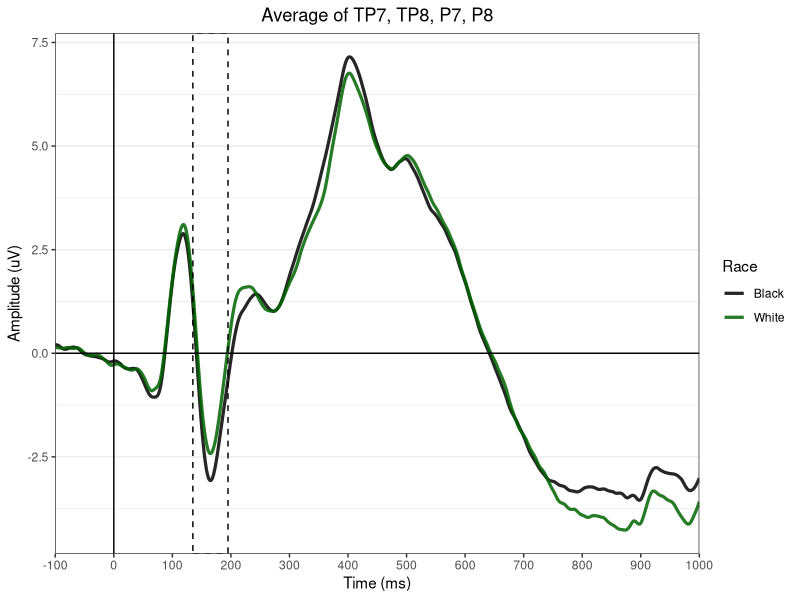
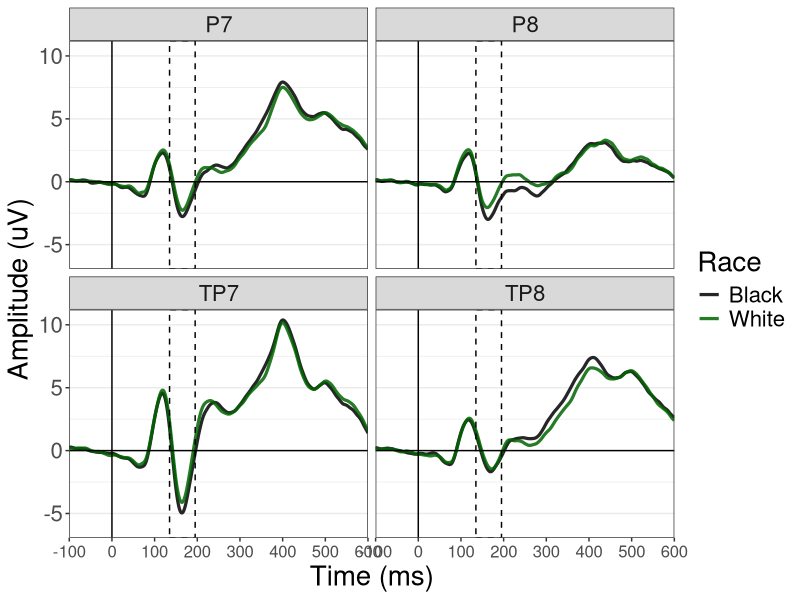
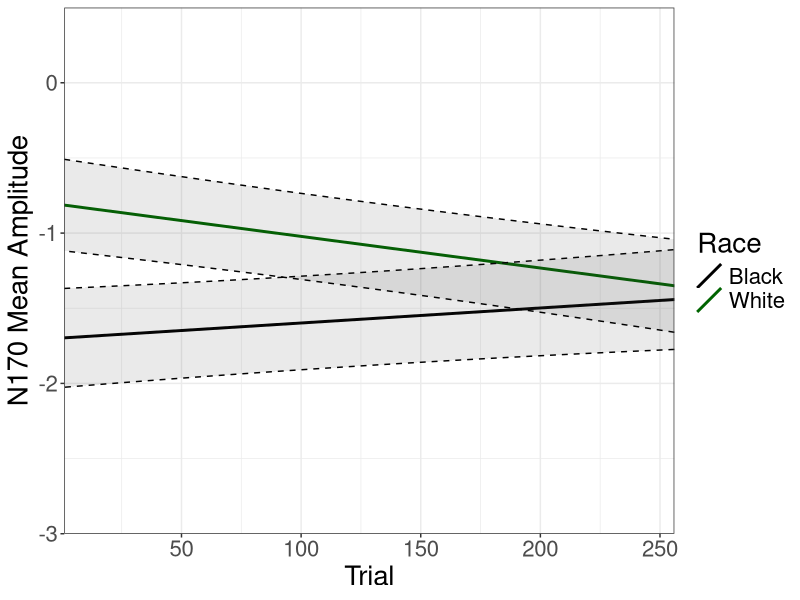
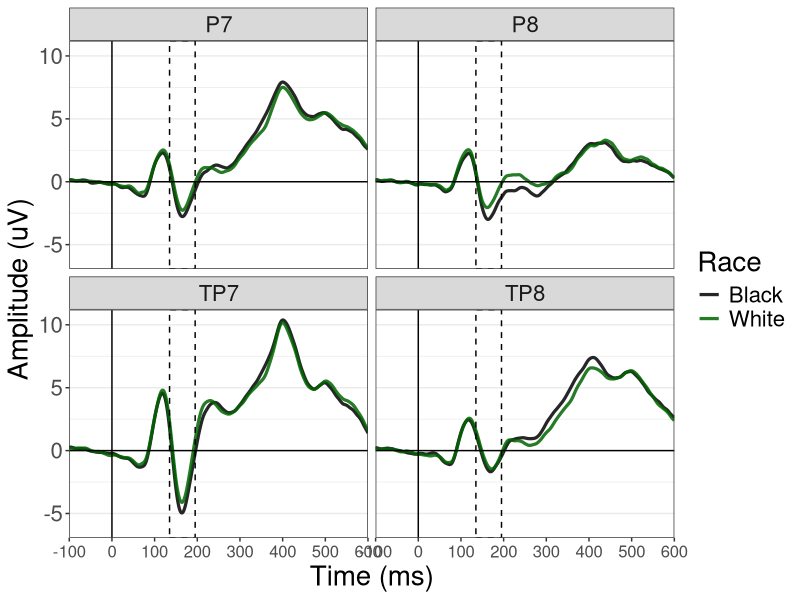
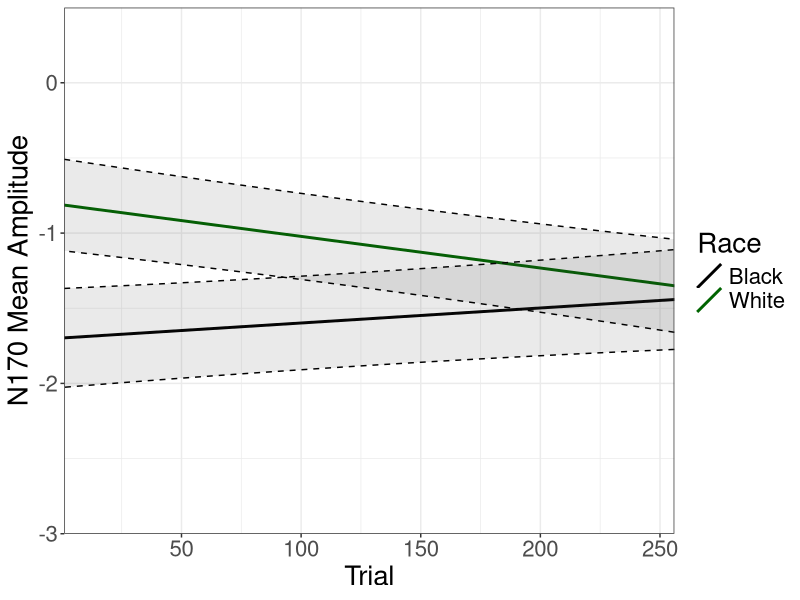

Write the R code that produced these figures, in order. (Note: this script raises an error after producing the figures.)
## ---- chunk 1
knitr::opts_chunk$set(echo = FALSE)
options(width=140)
require(dplyr)
require(ggplot2)
require(lme4)
require(lmerTest)
require(tidyr)
## ---- chunk 2
grand = read.delim("For_plotting_Cat_N170_noBS.txt")
grand$avgElec = (grand$TP7 + grand$TP8 + grand$P7 + grand$P8)/4

avg = select(grand, Time, Race, avgElec) %>% 
  group_by(Time, Race) %>% 
  summarise_each(funs(mean(., na.rm=TRUE))) %>% 
  as.data.frame()

N170box =  annotate("rect",    #N170
                    xmin=135, xmax=195, ymin=-Inf, ymax=Inf,
                    alpha=0,
                    fill="#F0E0FF",
                    color="black", 
                    linetype="dashed")

ERPline = geom_line(lwd=1.1, alpha=.85,
                    aes(color = Race, linetype = Race))

condLineType <- c("Black" = "solid",
                  "White" = "solid")

condColors <- c("Black" = "black", 
                "White" = "darkgreen")

none = element_blank() 

# average of all 9 electrodes
ggplot(data=avg, aes(Time, avgElec, group = Race)) + 
  ERPline + 
  N170box + 
  theme_bw() + 
  theme(panel.grid.major.x = none, panel.grid.minor.x = none) +
  scale_x_continuous("Time (ms)", 
                     limits=c(-100, 1000), 
                     expand=c(0,0),   # expand=c(0,0) removes extra space before & after data
                     breaks=c(-100, 0, 100, 200, 300, 400, 500, 600, 700, 800, 900, 1000)) +
  geom_hline(yintercept=0) + # adds x axis
  geom_vline(xintercept=0) +
#  scale_y_continuous(limits =c(10, -7.5)) +  # scale_y_reverse flips y axis
  ylab("Amplitude (uV)") +
  scale_color_manual(values=condColors) +
  scale_linetype_manual(values=condLineType) +
  ggtitle("Average of TP7, TP8, P7, P8") +
  theme(plot.title = element_text(hjust = 0.5)) # center title

# make different data frame to facet electrodes and plot them separately
forfacetting = select(grand, Time, Race, TP7, TP8, P7, P8) %>% 
  group_by(Time, Race) %>% 
  summarise_each(funs(mean(., na.rm=TRUE))) %>% 
  as.data.frame() %>% 
  gather("Electrode", "MeanAmp", 3:6)

# each electrode separately
ggplot(data=forfacetting, aes(Time, MeanAmp, group = Race)) + 
  ERPline + 
  N170box + 
  theme_bw() + 
  facet_wrap(~Electrode) +
  theme(panel.grid.major.x = none, panel.grid.minor.x = none) +
  scale_x_continuous("Time (ms)", 
                     limits=c(-100, 600), 
                     expand=c(0,0),   # expand=c(0,0) removes extra space before & after data
                     breaks=c(-100, 0, 100, 200, 300, 400, 500, 600)) +
  geom_hline(yintercept=0) + # adds x axis
  geom_vline(xintercept=0) +
#  scale_y_continuous(limits =c(10, -7.5)) +  # scale_y_reverse flips y axis
  ylab("Amplitude (uV)") +
  scale_color_manual(values=condColors) +
  scale_linetype_manual(values=condLineType) +
#  ggtitle("Average of TP7, TP8, P7, P8") +
  theme(plot.title = element_text(hjust = 0.5),# center title
        axis.title = element_text(size = 20),
        axis.text.y = element_text(size = 16),
        axis.text.x = element_text(size = 12),
        legend.title = element_text(size = 20),
        legend.text = element_text(size = 16),
        strip.text = element_text(size = 16)) 

ggsave("./FacettedGrandAverages_N170.tiff")

## ---- chunk 3
dat = read.delim("./Cat_AllSubs_TBTaverages_noBS_groupN170.txt")

sigavg = select(dat, -Trial, -Condition, -Fix) %>% 
  group_by(Subject, Race, Electrode) %>% 
  summarise_each(funs(mean(., na.rm = T))) %>% 
  as.data.frame()

sum = lmer(MeanAmp ~ (1|Subject) + (1|Electrode:Subject), dat = sigavg) %>% summary()

subICC = 4.539/(4.539+1.464+2.235)
elecICC = 2.235/(4.539+1.464+2.235)
## ---- chunk 4
# add effect codes for categorical variables
sigavg$Race.e = NA
sigavg$Race.e[sigavg$Race == "Black"] = -1
sigavg$Race.e[sigavg$Race == "White"] = 1

grand1 = lmer(MeanAmp ~ Race.e + (Race.e|Subject) + (1|Electrode:Subject), dat = sigavg)
## ---- chunk 5
summary(grand1)$varcor
## ---- chunk 6
round(summary(grand1)$coefficients, digits = 3)
## ---- chunk 7
lmer(MeanAmp ~ (1|Subject) + (1|Electrode:Subject), dat = dat) %>% summary()

subICC = 4.557/(4.557+2.392+100.462)
elecICC = 2.392/(4.557+2.392+100.462)
## ---- chunk 8
# making dummy codes is redundant but comforting, so LET ME LIVE
dat$Race.d = NA
dat$Race.d[dat$Race == "Black"] = 0
dat$Race.d[dat$Race == "White"] = 1

# find slopes and intercepts with dummy coded model, trial (unscaled) is included
plot1.d = lmer(MeanAmp ~ Race.d*Trial + (Race.d|Subject) + (1|Electrode:Subject), dat = dat)

parms <- fixef(plot1.d) # fixed parameters from model
vcmat <- vcov(plot1.d) # variance/covariance matrix of fixed effects

# First calculate slopes

## each row of this matrix defines entries of parms that we want to combine:
STmat <- matrix(NA,2,4)
STmat[1,] <- c(0,0,1,0) # slope for race = 0 (black)
STmat[2,] <- c(0,0,1,1) # slope for race = 1 (white)

Sparest <- STmat %*% parms          # see above for notation

# Next calculate intercepts

## each row of this matrix defines entries of parms that we want to combine:
ITmat <- matrix(NA,2,4)
ITmat[1,] <- c(1,0,0,0) # intercept for race = 0 (black)
ITmat[2,] <- c(1,1,0,0) # intercept for race = 1 (white)

Iparest <- ITmat %*% parms          # see above for notation

forPlotting = cbind(Sparest, Iparest) %>% as.data.frame()
names(forPlotting) = c("Slope", "Intercept")

# label for understanding
forPlotting$Race = c("Black", "White")

# calculate SE for each trial, separately for each race
SETmat <- matrix(NA,512,4)
SETmat[,1] = 1 # first column is intercept
SETmat[1:256, 2] = 0 # second column is race. For first half of rows, race = 0 (Black) 
SETmat[1:256, 3] = 1:256 # third column is trial. Different row for each trial
SETmat[1:256, 4] = 0 # fourth column is interaction. 0 when race = 0, trial number when race = 1
SETmat[257:512, 2] = 1 # second column is race. For second half of rows, race = 1 (White) 
SETmat[257:512, 3] = 1:256 # third column is trial. Different row for each trial
SETmat[257:512, 4] = 1:256 # fourth column is interaction. 0 when race = 0, trial number when race = 1

newvc <- SETmat %*% vcmat %*% t(SETmat)
ses <- sqrt(diag(newvc)) # long string of SEs for each trial, first 256 are for Black faces, second 256 are for White faces

SE.dat = data.frame(Race = rep(c("Black", "White"), each=256), Trial = rep(c(1:256), 2), SE = ses)

# sloppy, and there's probably a better way of doing this
# but take slope and intercept and calculate all the points on the line for each trial so that I can calculate upper and lower 95% CIs 
SE.dat$Point = NULL
SE.dat$Point[SE.dat$Race == "Black"] = forPlotting$Intercept[forPlotting$Race == "Black"] + 1:256*forPlotting$Slope[forPlotting$Race == "Black"]
SE.dat$Point[SE.dat$Race == "White"] = forPlotting$Intercept[forPlotting$Race == "White"] + 1:256*forPlotting$Slope[forPlotting$Race == "White"]

# calculate upper and lower bound (+/- 1 SE)
SE.dat$upper = SE.dat$Point + SE.dat$SE
SE.dat$lower = SE.dat$Point - SE.dat$SE

# BINGO -------------------------------------------------------------------
ggplot(SE.dat, aes(Trial, Point, alpha = Race, color = Race, shape = Race)) +
  geom_abline(data = forPlotting, aes(intercept=Intercept, slope=Slope, color = Race), size=1)+
  geom_ribbon(aes(ymin=lower, ymax=upper, x = Trial),
              linetype = "dashed",
              alpha = .1,
              color = "black") +
  labs(x = "Trial", y = "N170 Mean Amplitude") +
  #  scale_shape_manual(values=c(1,19,1,19)) +
  scale_alpha_manual(values=c(.1,.1,.1,.1)) +
  scale_color_manual(values=c("black", "darkgreen")) +
  theme_bw() +
  scale_y_continuous(limits =c(-3, .5), expand=c(0,0)) +
  scale_x_continuous(expand=c(0,0)) +
  #  ggtitle("Trial is original trial number") +
  theme(plot.title = element_text(hjust = 0.5),# center title
        axis.title = element_text(size = 20),
        axis.text = element_text(size = 16),
        legend.title = element_text(size = 20),
        legend.text = element_text(size = 16)) 

ggsave("./SimpleSlopes_N170.tiff")
## ---- chunk 9
# rescale trial
dat$Trial.begin = (dat$Trial-1)/25.5
# shift trial to look at fixed effects at end of task as well
dat$Trial.end = dat$Trial.begin - 10

# find slopes with dummy coded model, trial is scaled
begin.d <- lmer(MeanAmp ~ Race.d*Trial.begin + (Race.d|Subject) + (1|Electrode:Subject), dat = dat)

parms <- fixef(begin.d) # fixed parameters from model
vcmat <- vcov(begin.d) # variance/covariance matrix of fixed effects

## each row of this matrix defines entries of parms that we want to combine:
Tmat <- matrix(NA,2,4)
Tmat[1,] <- c(0,0,1,0) # slope for race = 0 (black)
Tmat[2,] <- c(0,0,1,1) # slope for race = 1 (white)

parest <- Tmat %*% parms          # see above for notation
newvc <- Tmat %*% vcmat %*% t(Tmat)
ses <- sqrt(diag(newvc)) 

## final results
fin = cbind(parest, ses) %>% as.data.frame()
names(fin) = c("est", "ses")

# to calculate 95% CI intervals, lower bound = m - 2*SE, upper bound = m + 2*SE

fin$lbnd = fin$est - 2*fin$ses
fin$ubnd = fin$est + 2*fin$ses

fin = format(fin, digits = 3)

# relabel for understanding
fin$Race = c("Black", "White")

fin = rename(fin, Estimate = est, SE = ses, ci95_lower = lbnd, ci95_upper = ubnd)

# display
fin
## ---- chunk 10
# same model, but with effect coding
dat$Race.e = NA
dat$Race.e[dat$Race == "Black"] = -1
dat$Race.e[dat$Race == "White"] = 1

begin.e = lmer(MeanAmp ~ Race.e*Trial.begin + (Race.e|Subject) + (1|Electrode:Subject), dat = dat)
## ---- chunk 11
summary(begin.e)$varcor
## ---- chunk 12
round(summary(begin.e)$coefficients, digits = 3)
## ---- chunk 13
# same model, but with effect coding
end.e = lmer(MeanAmp ~ Race.e*Trial.end + (Race.e|Subject) + (1|Electrode:Subject), dat = dat)
## ---- chunk 14
summary(end.e)$varcor
## ---- chunk 15
round(summary(end.e)$coefficients, digits = 3)
## ---- chunk 16
# testing significances of random intercepts/slopes
m3 = lmer(MeanAmp ~ Race.d*Trial.begin + (1|Electrode), dat = dat)
m2 = lmer(MeanAmp ~ Race.d*Trial.begin + (1|Subject), dat = dat)
m1 = lmer(MeanAmp ~ Race.d*Trial.begin + (Race.d|Subject), dat = dat)
m0 = lmer(MeanAmp ~ Race.d*Trial.begin, dat = dat)

# test intercept of subject

# test slope of race within subject

# test intercept of electrode within 
